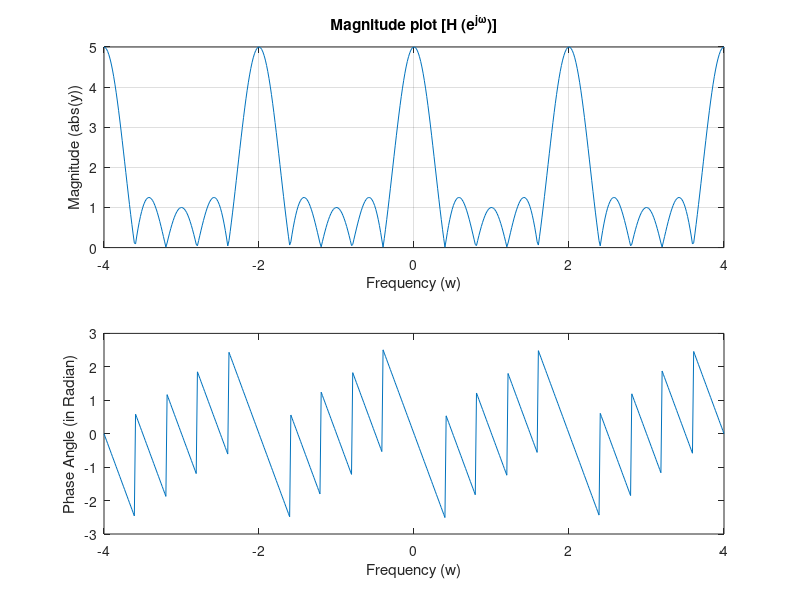

The MATLAB source for this figure:
clf;
w=-4*pi:8*pi/511:4*pi;
x=[1 1 1 1 1 zeros(1,27)];
x=transpose(x);
n = 0:length(x)-1;
y = 0 ;
for i = 1:length(w)
ex=exp(-1j*w(i)*n); 
y(i) = ex*x;
end
subplot (2,1,1);
plot (w/pi, abs(y));
grid on
xlabel('Frequency (w)');
ylabel('Magnitude (abs(y))');
title('Magnitude plot [H (e^{j\omega})]');
subplot (2,1,2);
plot (w/pi, angle (y)) % For the phase plot in radian grid on;
xlabel('Frequency (w)');
ylabel ("Phase Angle (in Radian)")









